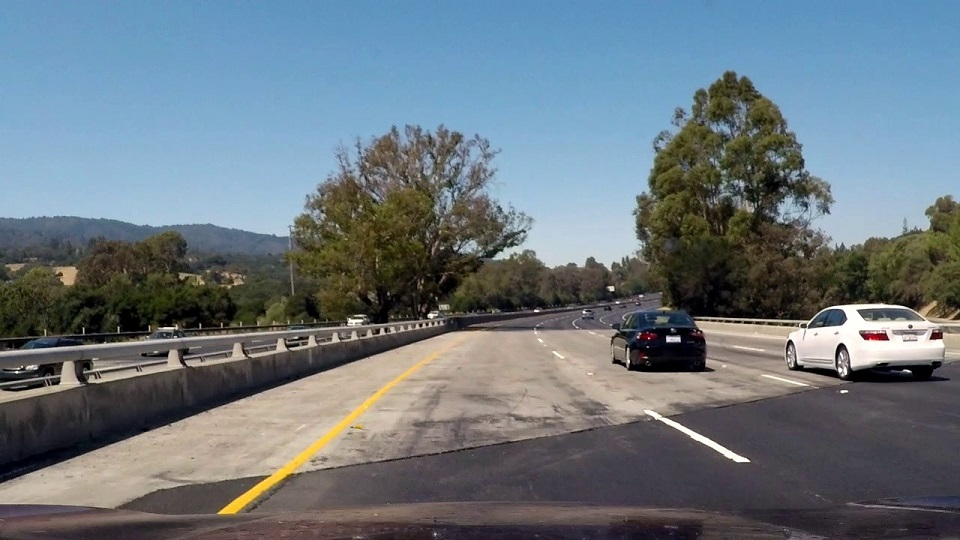
#> input picture Zadatak/test_images/challange00101.jpg, 960 x 540 px, given in place of straight_lines1.jpg, which was not available
$ python perspective_step.py   (older library calls are emulated)
#> lines starting #> are read from the running program, lines starting #| are printed output that depends on the picture; after the words box and inside, x2 and y2 are one past the last pixel; in counts of white or black regions, pixels touching at a corner belong together; pictures that were not available may be replaced by others from this repository, and a replacement may not be noted
### Zadatak/lane_finding/perspective.py
import cv2
import numpy as np

PROFILES_SRC = {
    # test_images/straight_lines1.jpg and straight_lines2.jpg (1280x720, hood at y ~ 0.94h)
    "highway_1280": [(0.443, 0.650), (0.557, 0.650), (0.801, 0.940), (0.199, 0.940)],
    # test_images/solidWhiteRight.jpg and solidYellowLeft.jpg (960x540, no hood visible)
    "highway_960": [(0.428, 0.650), (0.572, 0.650), (0.816, 0.940), (0.184, 0.940)],
    # challenge02.mp4: same resolution but the camera is mounted lower (horizon at ~0.61h);
    # points taken from the straight part of the video (frames 300-480)
    "low_camera": [(0.472, 0.676), (0.568, 0.676), (0.772, 0.940), (0.268, 0.940)],
    # challenge03.mp4: mountain road with sharp curves - shorter look-ahead;
    # points taken from the straight part of the video (frame 559)
    "mountain": [(0.393, 0.700), (0.584, 0.700), (0.781, 0.940), (0.195, 0.940)],
}
DST_REL = [(0.35, 0.0), (0.65, 0.0), (0.65, 1.0), (0.35, 1.0)]

ROI_MARGIN = 0.15
ROI_SIDE_DROP = 0.10

# Lane width in the bird's-eye view, relative to the image width
LANE_WIDTH_REL = DST_REL[1][0] - DST_REL[0][0]

def default_profile(img_size):
    w, _ = img_size
    return "highway_960" if w == 960 else "highway_1280"


class Perspective:

    def __init__(self, img_size, profile=None):
        self.w, self.h = img_size
        self.profile = profile or default_profile(img_size)
        self.src = np.float32([[x * self.w, y * self.h] for x, y in PROFILES_SRC[self.profile]])
        self.dst = np.float32([[x * self.w, y * self.h] for x, y in DST_REL])
        self.M = cv2.getPerspectiveTransform(self.src, self.dst)
        self.Minv = cv2.getPerspectiveTransform(self.dst, self.src)
        self.roi_polygon = self._roi_polygon()
        self.roi = self.warp(self._roi_camera(), flags=cv2.INTER_NEAREST)

    def _roi_polygon(self):

        tl, tr, br, bl = self.src
        m = ROI_MARGIN * self.w
        side_y = tl[1] + ROI_SIDE_DROP * self.h
        return np.int32([[tl[0] - m, tl[1]], [tr[0] + m, tr[1]], [self.w - 1, side_y],
                         [self.w - 1, br[1]], [0, bl[1]], [0, side_y]])

    def _roi_camera(self):
        mask = np.zeros((self.h, self.w), np.uint8)
        cv2.fillPoly(mask, [self.roi_polygon], 255)
        return mask

    def warp(self, img, flags=cv2.INTER_LINEAR):
        return cv2.warpPerspective(img, self.M, (self.w, self.h), flags=flags)

    # [4 lines left out: function vehicle_x, not called in this run]

    def unwarp(self, img, flags=cv2.INTER_LINEAR):
        return cv2.warpPerspective(img, self.Minv, (self.w, self.h), flags=flags)


# [7 lines left out: function warper, not called in this run]

### Zadatak/lane_finding/drawing.py
"""Helpers for building figures for the writeup."""
import cv2
import numpy as np


def to_bgr(img):
    """Binary/gray image -> 3-channel image (so it can be stacked with color images)."""
    if img.ndim == 2:
        return cv2.cvtColor(img, cv2.COLOR_GRAY2BGR)
    return img


def label(img, text, color=(0, 255, 0), scale=1.0, bottom=False):
    img = to_bgr(img).copy()
    s = img.shape[1] / 1280 * scale
    y = img.shape[0] - int(20 * s) if bottom else int(50 * s)
    cv2.putText(img, text, (int(20 * s), y), cv2.FONT_HERSHEY_SIMPLEX, 1.4 * s,
                color, max(1, int(3 * s)), cv2.LINE_AA)
    return img


# [8 lines left out: function side_by_side, not called in this run]


def grid(images, titles, cols, width=640):
    """Images in a grid with `cols` columns (all are resized to the same size)."""
    height = int(width * 9 / 16)
    tiles = [label(cv2.resize(to_bgr(img), (width, height)), t, scale=1.4, bottom=True)
             for img, t in zip(images, titles)]
    while len(tiles) % cols:
        tiles.append(np.zeros_like(tiles[0]))
    rows = [np.hstack(tiles[i:i + cols]) for i in range(0, len(tiles), cols)]
    return np.vstack(rows)

### Zadatak/lane_finding/calibration.py
import glob
import os

import cv2
import numpy as np

COLS = 9
ROWS = 6

CALIB_SIZE = (1280, 720)

# [49 lines left out: functions find_corners, calibrate_camera, not called in this run]


def save_calibration(path, mtx, dist):
    np.savez(path, mtx=mtx, dist=dist)


def load_calibration(path):
#> called with path = 'Zadatak/camera_cal/calib.npz'
    data = np.load(path)
#> (reads Zadatak/camera_cal/calib.npz from the repository)
    return data["mtx"], data["dist"]


def undistort(img, mtx, dist):
    if (img.shape[1], img.shape[0]) != CALIB_SIZE:
        return img
    return cv2.undistort(img, mtx, dist, None, mtx)


def calibration_images(folder):
    return sorted(glob.glob(os.path.join(folder, "calibration*.jpg")))

### Zadatak/lane_finding/thresholds.py
import cv2
import numpy as np

# Yellow in HSV (OpenCV: H 0-180, S and V 0-255)
YELLOW_LOW = np.array([15, 80, 100])
YELLOW_HIGH = np.array([35, 255, 255])

# Region of the road in front of the car (relative), used for the R histogram.
ROAD_Y = (0.65, 0.92)
ROAD_X = (0.25, 0.75)

R_PERCENTILE = 90       # "bright asphalt" level
R_ABOVE_ROAD = 25       # a marking is at least this much brighter than bright asphalt

R_MIN, R_MAX = 90, 245

TOPHAT_MIN = 20         # minimum local contrast of a marking (with the histogram threshold)
STRONG_TOPHAT = 40      # local contrast that is enough on its own (shadow, concrete)
WHITE_MAX_SAT = 60      # white markings are unsaturated (HSV S, 0-255)

# Yellow in Lab: b channel (128 = neutral grey, higher = more yellow).
YELLOW_B_MIN = 130
YELLOW_B_CONTRAST = 10


def yellow_mask(img):
    hsv = cv2.cvtColor(img, cv2.COLOR_BGR2HSV)
    return cv2.inRange(hsv, YELLOW_LOW, YELLOW_HIGH)


def yellow_lab_mask(img, kernel_width):
    """Yellow as a narrow stripe with higher Lab b than its surroundings."""
    b = cv2.cvtColor(img, cv2.COLOR_BGR2LAB)[:, :, 2]
    kernel = cv2.getStructuringElement(cv2.MORPH_RECT, (kernel_width, 1))
    contrast = cv2.morphologyEx(b, cv2.MORPH_TOPHAT, kernel)
    return cv2.bitwise_and(cv2.inRange(b, YELLOW_B_MIN, 255),
                           cv2.inRange(contrast, YELLOW_B_CONTRAST, 255))


def low_saturation_mask(img, max_sat=WHITE_MAX_SAT):
    hsv = cv2.cvtColor(img, cv2.COLOR_BGR2HSV)
    return cv2.inRange(hsv[:, :, 1], 0, max_sat)


def red_threshold(img, road_y=ROAD_Y, road_x=ROAD_X):

    h, w = img.shape[:2]
    r = img[:, :, 2]   # OpenCV stores images as BGR -> index 2 is R
    road = r[int(road_y[0] * h):int(road_y[1] * h), int(road_x[0] * w):int(road_x[1] * w)]
    return float(np.clip(np.percentile(road, R_PERCENTILE) + R_ABOVE_ROAD, R_MIN, R_MAX))


def red_mask(img, **road):
    _, mask = cv2.threshold(img[:, :, 2], red_threshold(img, **road), 255, cv2.THRESH_BINARY)
    return mask


def tophat_mask(img, kernel_width, min_contrast=TOPHAT_MIN):
    """Narrow bright structures (lane markings) on the R channel."""
    kernel = cv2.getStructuringElement(cv2.MORPH_RECT, (kernel_width, 1))
    tophat = cv2.morphologyEx(img[:, :, 2], cv2.MORPH_TOPHAT, kernel)
    _, mask = cv2.threshold(tophat, min_contrast, 255, cv2.THRESH_BINARY)
    return mask


# [5 lines left out: function sobel_x_mask, not called in this run]


def binary_image(img, kernel_width=None, **road):
    """Final binary image: yellow mask OR white mask (see lane_masks).

    kernel_width - width of the top-hat kernel in pixels; it must be wider than
    a lane marking. In the bird's-eye view all markings have about the same
    width, so the same kernel works for the whole image.
    """
    yellow, white = lane_masks(img, kernel_width, **road)
    return cv2.bitwise_or(yellow, white)


def lane_masks(img, kernel_width=None, **road):
    """(yellow, white) masks; their union is the binary image."""
    blur = cv2.GaussianBlur(img, (5, 5), 0)    # noise removal (02_02_low_pass.py)
    if kernel_width is None:
        kernel_width = int(0.04 * img.shape[1]) | 1
    low_sat = low_saturation_mask(blur)
    white = cv2.bitwise_and(red_mask(blur, **road), tophat_mask(blur, kernel_width))
    white = cv2.bitwise_and(white, low_sat)
    strong = cv2.bitwise_and(tophat_mask(blur, kernel_width, STRONG_TOPHAT), low_sat)
    strong = cv2.bitwise_and(strong, cv2.inRange(blur[:, :, 2], R_MIN, 255))
    white = cv2.bitwise_or(white, strong)
    return (remove_wide_regions(yellow_lab_mask(blur, kernel_width), kernel_width),
            remove_wide_regions(white, kernel_width))


def remove_wide_regions(binary, kernel_width):
    """Remove white regions wider than kernel_width (dry grass, vegetation, cars).

    Opening with a horizontal kernel keeps only regions at least kernel_width
    wide; subtracting them leaves the narrow stripes (binary top-hat).
    """
    kernel = cv2.getStructuringElement(cv2.MORPH_RECT, (kernel_width, 1))
    wide = cv2.morphologyEx(binary, cv2.MORPH_OPEN, kernel)
    return cv2.subtract(binary, wide)

### Zadatak/perspective_step.py
"""Step 3 - perspective transform (bird's-eye view) and region of interest.

    python perspective_step.py

Writes:
    docs/03_perspective.jpg     source trapezoid + ROI on straight roads, and the warped images
    docs/03_binary_warped.jpg   binary image in the camera view vs. in the bird's-eye view with ROI
"""
import os

import cv2
import numpy as np

from lane_finding import thresholds as T
from lane_finding.calibration import load_calibration, undistort
from lane_finding.drawing import grid
from lane_finding.perspective import Perspective

ROOT = os.path.dirname(os.path.abspath(__file__))
OUT = os.path.normpath(os.path.join(ROOT, "..", "docs"))

ROAD_REGION = dict(road_y=(0.3, 1.0), road_x=(0.38, 0.62))


def read(path, frame=None):
#> called with path = 'test_images/straight_lines1.jpg'
    full = os.path.join(ROOT, path)
    if frame is None:
        img = cv2.imread(full)
#> img is the input picture: shape (540, 960, 3); mean B, G, R 126, 118.4, 106.9
    else:
        cap = cv2.VideoCapture(full)
        cap.set(cv2.CAP_PROP_POS_FRAMES, frame)
        ok, img = cap.read()
        cap.release()
        img = img if ok else None
    if img is None:
        raise OSError(f"Cannot read {path}")
    return img


def perspective_figure(mtx, dist):
    tiles, titles = [], []
    for name in ("straight_lines1", "straight_lines2", "solidWhiteRight"):
        img = undistort(read(f"test_images/{name}.jpg"), mtx, dist)
        p = Perspective((img.shape[1], img.shape[0]))
#> in _roi_camera, `cv2.fillPoly(mask, [self.roi_polygon], 255)`:
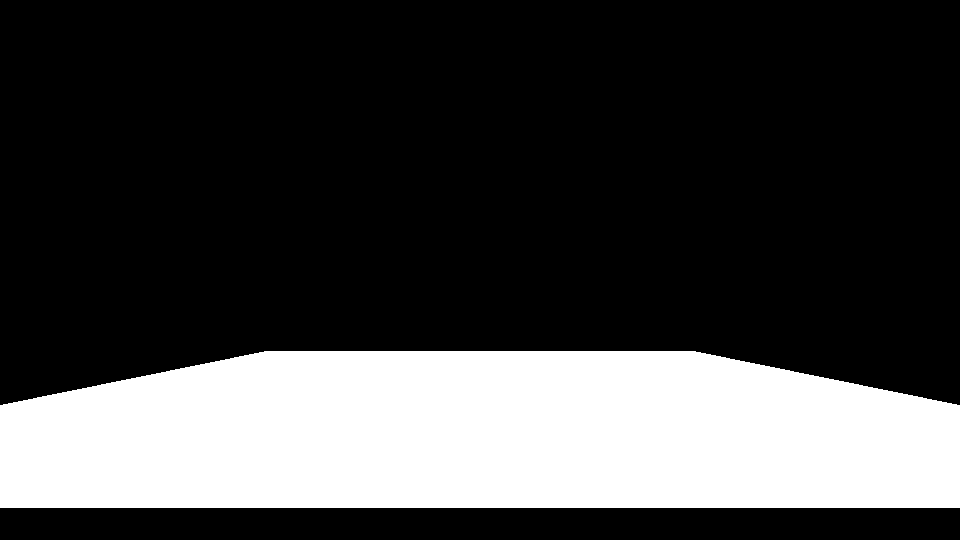
#> mask: shape (540, 960); 26.3% white; 1 white region, box (x1, y1, x2, y2) and area: (0, 351, 960, 508) 136302
        camera = img.copy()
        cv2.polylines(camera, [p.roi_polygon], True, (255, 0, 0), 3)          # ROI - blue
        cv2.polylines(camera, [p.src.astype(np.int32)], True, (0, 0, 255), 3)  # src trapezoid - red
        bev = p.warp(img)
        for x in (0.35, 0.65):                                                  # expected line positions
            cv2.line(bev, (int(x * p.w), 0), (int(x * p.w), p.h), (0, 0, 255), 2)
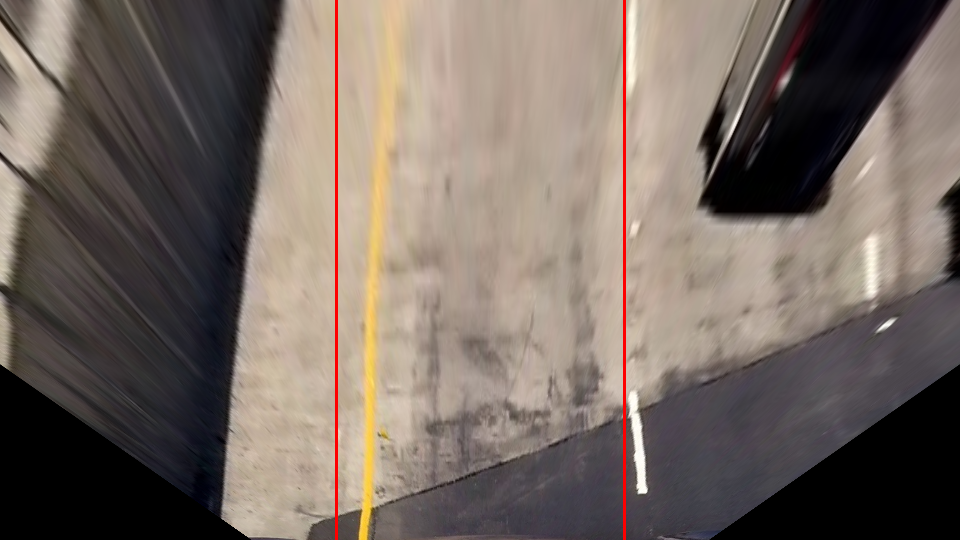
#> bev: shape (540, 960, 3); mean B, G, R 98.6, 106.4, 118.5
        tiles += [camera, bev]
        titles += [f"{name}: src (red), ROI (blue)", f"warped ({p.profile})"]
        print(f"{name:16s} profile {p.profile}, src points: {p.src.astype(int).tolist()}")
#| straight_lines1  profile highway_960, src points: [[410, 351], [549, 351], [783, 507], [176, 507]]
#> pass 2 of the loop in perspective_figure, `for name in ("straight_lines1", "straight_lines2", "solidWhiteRight"):`:
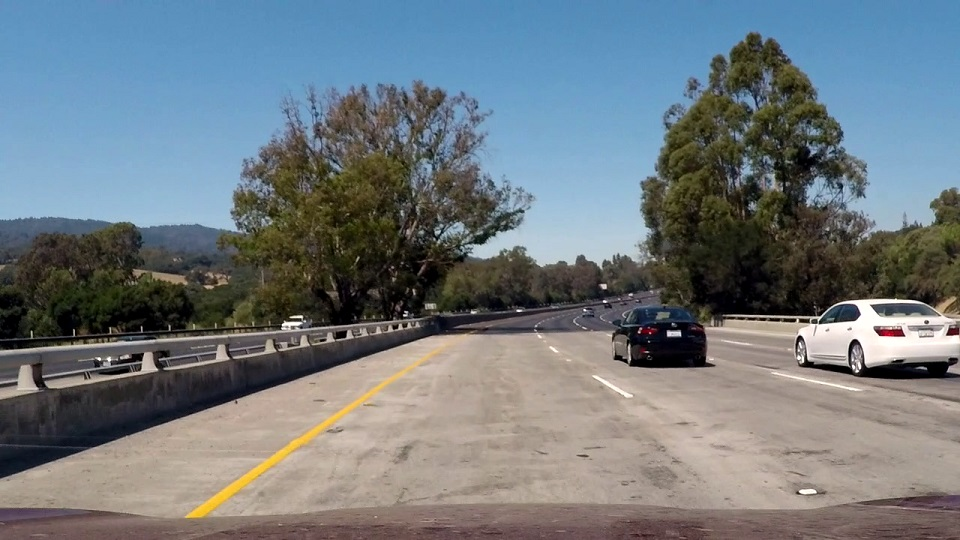
#> input picture Zadatak/test_images/challange00111.jpg, 960 x 540 px, given in place of straight_lines2.jpg, which was not available
#> in read, img is the input picture: shape (540, 960, 3); mean B, G, R 126.7, 121.3, 112.3
#> in warp (call 3), `return cv2.warpPerspective(img, self.M, (self.w, self.h), flags=flags)`:
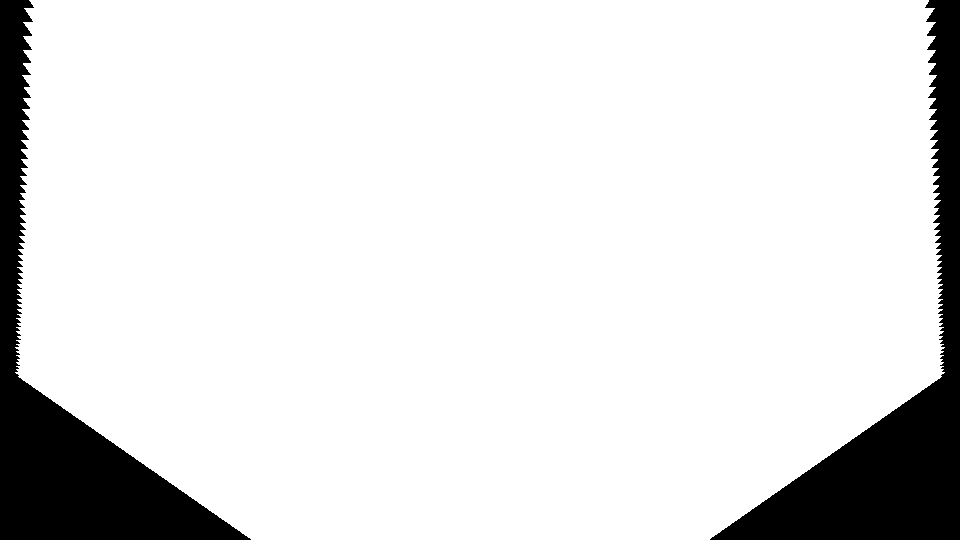
#> returned value: shape (540, 960); 88.1% white; 2 black regions, box (x1, y1, x2, y2) and area: (710, 0, 960, 540) 30914, (0, 0, 251, 540) 30779
#> after the loop in perspective_figure, `for x in (0.35, 0.65):`:
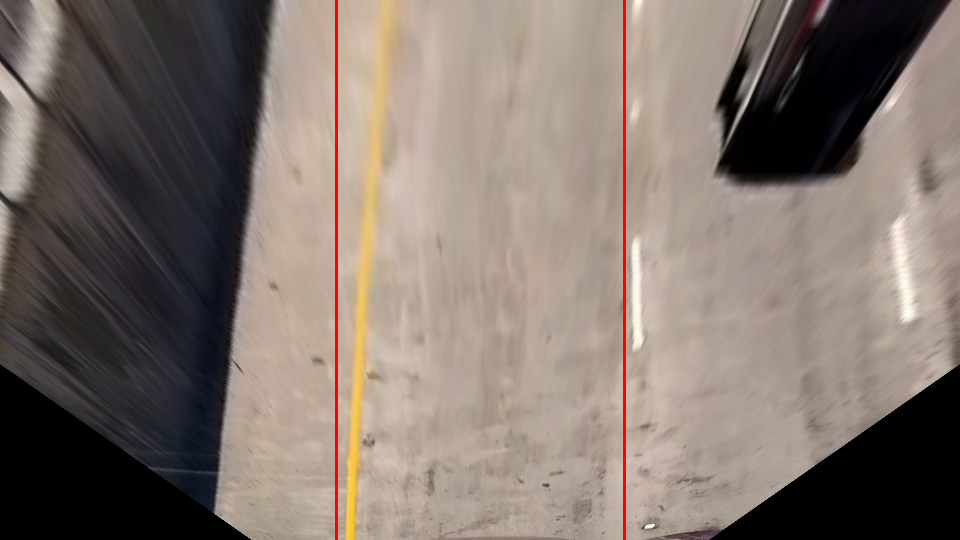
#> bev: shape (540, 960, 3); mean B, G, R 109.2, 117.4, 130.2
#| straight_lines2  profile highway_960, src points: [[410, 351], [549, 351], [783, 507], [176, 507]]
    cv2.imwrite(os.path.join(OUT, "03_perspective.jpg"), grid(tiles, titles, 2, 640))
#> in label (call 5), `cv2.putText(img, text, (int(20 * s), y), cv2.FONT_HERSHEY_SIMPLEX, 1.4..`:
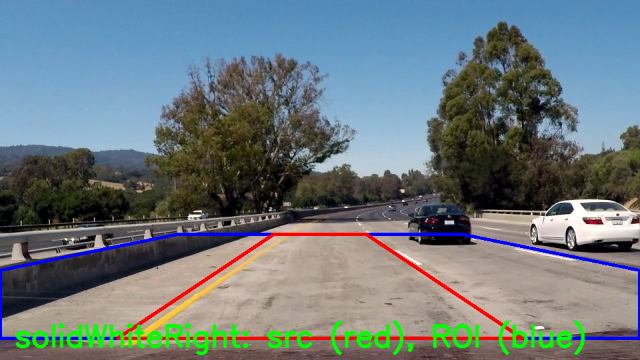
#> img: shape (360, 640, 3); mean of channels 0, 1, 2 124.2, 120.8, 108.6; drawn as B, G, R
#> in grid, `tiles = [label(cv2.resize(to_bgr(img), (width, height)), t, scale=1.4,..`: tiles = 6 items
#> in grid, `rows = [np.hstack(tiles[i:i + cols]) for i in range(0, len(tiles), col..`: rows = 3 items


def binary_figure(mtx, dist):

    rows = []
    for name, path, frame, profile in (("test5", "test_images/test5.jpg", None, None),
                                       ("challenge03_frame60", "test_videos/challenge03.mp4", 60, "mountain")):
        img = undistort(read(path, frame), mtx, dist)
#> call 4 of read, with path = 'test_images/test5.jpg'
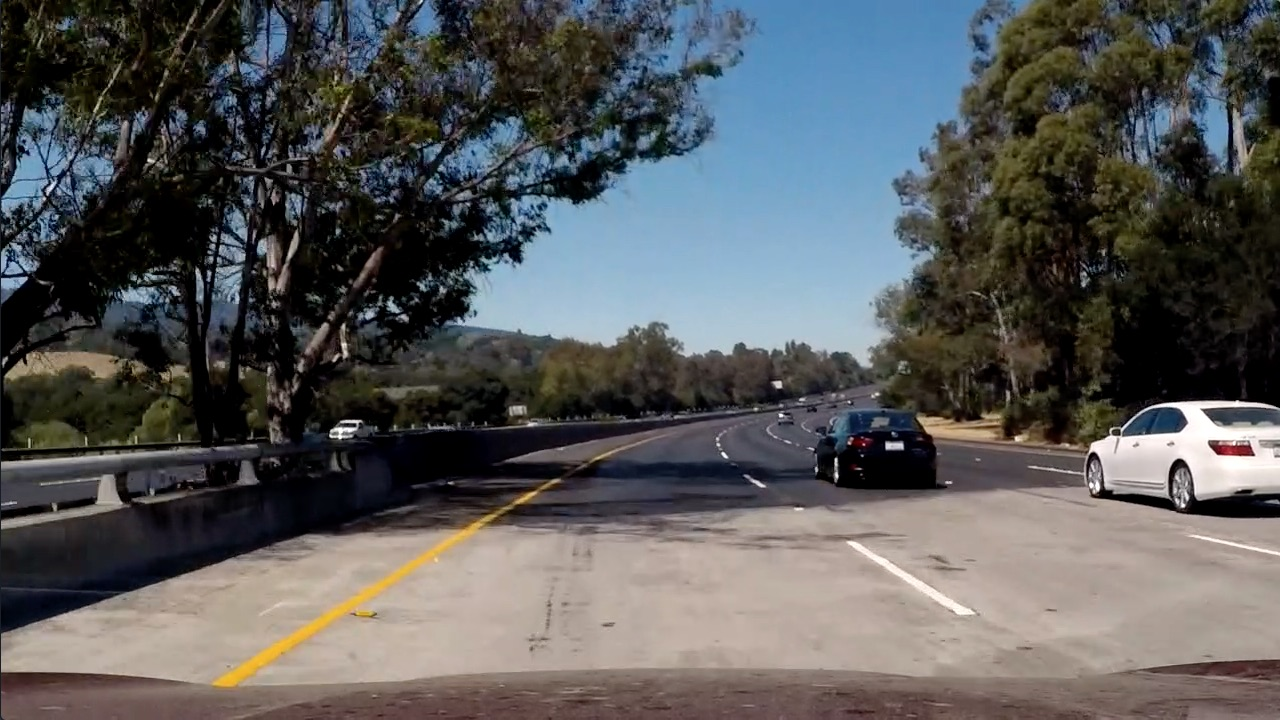
#> input picture Zadatak/test_images/test5.jpg, 1280 x 720 px
#> in read, img is the input picture: shape (720, 1280, 3); mean B, G, R 89.8, 89.3, 88.5
#> in undistort (call 4), `return cv2.undistort(img, mtx, dist, None, mtx)`:
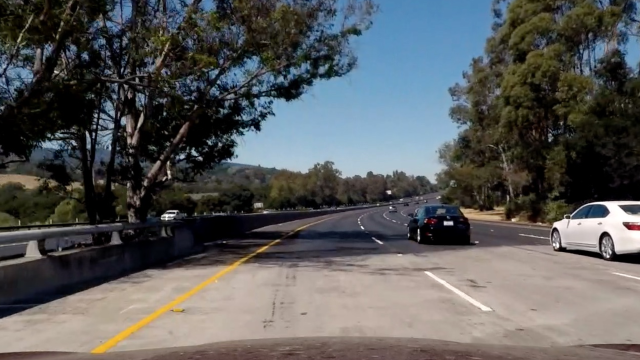
#> returned value: shape (720, 1280, 3) (shown at 1/2 size); mean of channels 0, 1, 2 90.7, 90.6, 89.7; drawn as B, G, R
        p = Perspective((img.shape[1], img.shape[0]), profile)
        camera_binary = T.binary_image(img)
        bev = p.warp(img)
#> in warp (call 8), `return cv2.warpPerspective(img, self.M, (self.w, self.h), flags=flags)`:
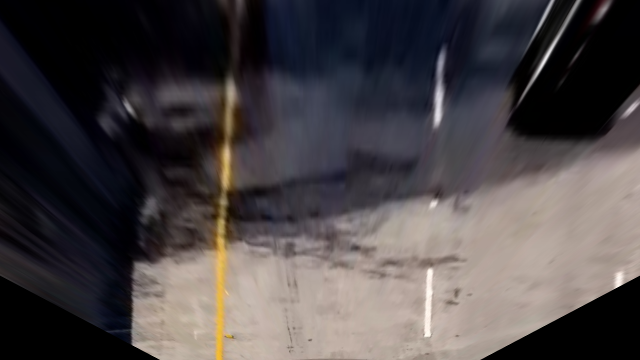
#> returned value: shape (720, 1280, 3) (shown at 1/2 size); mean of channels 0, 1, 2 69.8, 68.3, 73.7; drawn as B, G, R
        bev_binary = cv2.bitwise_and(T.binary_image(bev, **ROAD_REGION), p.roi)
        roi_view = bev.copy()
        contours, _ = cv2.findContours(p.roi, cv2.RETR_EXTERNAL, cv2.CHAIN_APPROX_SIMPLE)
#> contours = 1 contour; box (x1, y1, x2, y2) and area: (0, 0, 1280, 720) 865733
        cv2.drawContours(roi_view, contours, -1, (255, 0, 0), 4)
        rows.append(grid([camera_binary, roi_view, bev_binary],
                         [f"{name}: binary (step 2)", "bird's-eye view + ROI", "binary in bird's-eye view"],
                         3, 426))
#> pass 2 of the loop in binary_figure, `for name, path, frame, profile in (("test5", "test_images/test5.jpg", ..`:
    cv2.imwrite(os.path.join(OUT, "03_binary_warped.jpg"), np.vstack(rows))


def main():
    mtx, dist = load_calibration(os.path.join(ROOT, "camera_cal", "calib.npz"))
    os.makedirs(OUT, exist_ok=True)
    perspective_figure(mtx, dist)
    binary_figure(mtx, dist)
    print("Saved perspective images to docs/")


if __name__ == "__main__":
#> (the run stopped early here; a loop or call above may not have finished)
